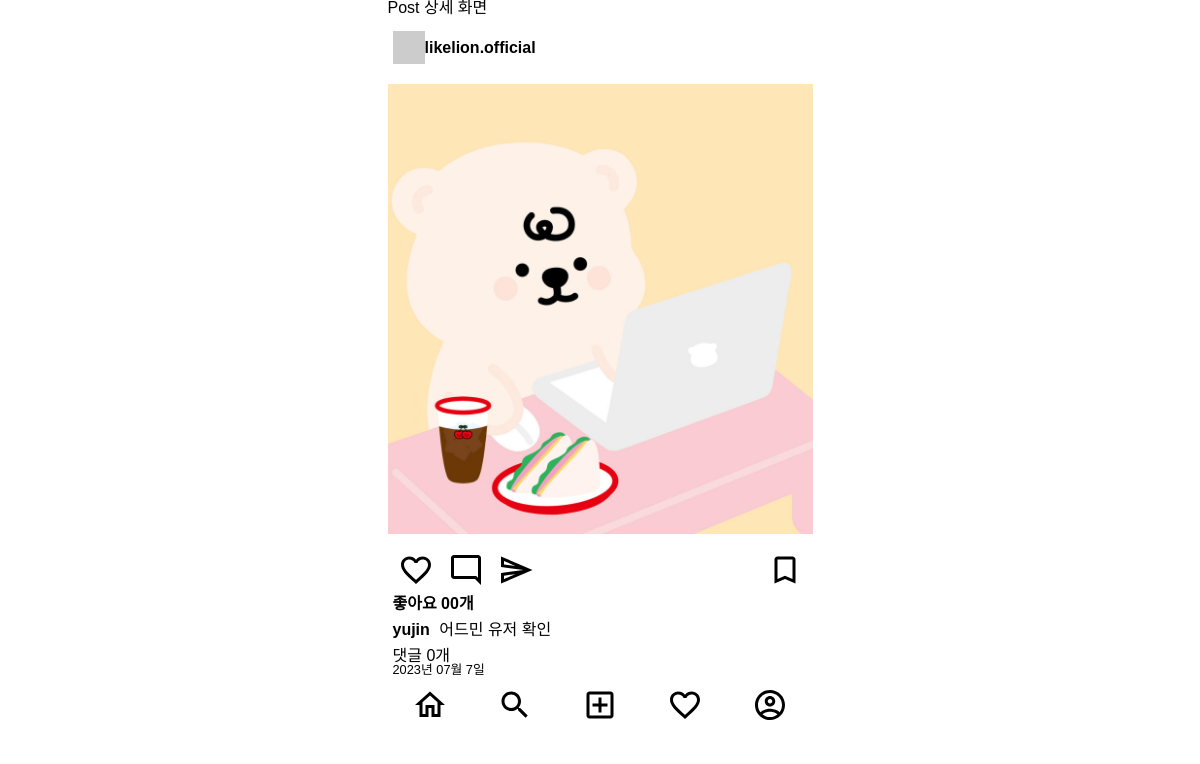
/posts/3/, run on the app's committed database.
### posts/models.py (models this page shows)
class Post (models.Model):
    image = models.ImageField(verbose_name='이미지', null=True, blank=True)
    content = models.TextField(verbose_name='내용', null=True)
    created_at = models.DateTimeField(verbose_name='작성일', auto_now_add=True)
    view_count = models.IntegerField(verbose_name='조회수', default=0)
    writer = models.ForeignKey(to=User, on_delete=models.CASCADE, verbose_name='작성자', null=True, blank=True)

### posts/views.py (the view)
# urls.py: path('<int:id>/', post_detail_view, name='post-detail'),
def post_detail_view(request, id):
    try:
        post = Post.objects.get(id=id)
    except Post.DoesNotExist:
        return redirect('index')
    post = Post.objects.get(id=id)
    context = {
        'post': post,
    }
    return render(request, 'posts/post_detail.html', context)

### myinsta/templates/posts/post_detail.html (shortened to what this page needs)
{% extends 'base.html' %}
{% block content %}
<h1>Post 상세 화면</h1>
{% include 'mixin/posts/post_card.html' with detail=True %}
{% endblock %}

### myinsta/templates/mixin/posts/post_card.html (shortened to what this page needs)
{% load static %}
<div class="card">
    <div class="card__header">
        <img src="http://via.placeholder.com/32x33" alt="프로필이미지">
        <a href="#">
            <span class="card__user-name">likelion.official</span>
        </a>
    </div>
    <div class="card__body">
        <div>
            {% if post.image %}
                <img class="card__image" src="{{ post.image.url }}" alt="피드이미지">
            {% else %}
                <img class="card__image" src="http://via.placeholder.com/450x450" alt="피드이미지">
            {% endif %}
        </div>
    </div>
    <div class="card__btn-group">
        <div>
            <img class="card__btn" src="{% static 'icons/favorite_outlined_black_36dp.svg' %}" alt="좋아요">
            <img class="card__btn" src="{% static 'icons/mode_comment_outlined_black_36dp.svg' %}" alt="댓글">
            <img class="card__btn" src="{% static 'icons/send_outlined_black_36dp.svg' %}" alt="공유하기">
        </div>
        <div>
            <img class="card__btn" src="{% static 'icons/bookmark_outlined_black_36dp.svg' %}" alt="북마크">
        </div>
    </div>
    <div class="card_content">
        <span class="card__like-num">좋아요 00개</span>
        <div class="card__main-text">
            <p><span class="card__user-name">{{ post.writer }} </span>
                {% if not detail %}
                    {{ post.content|truncatechars:35}}
                {% else %}
                    {{ post.content }}
                {% endif %}
            </p>
        </div>
        <div>
            <p>댓글 {{ post.comment_set.all.count }}개
            </p>
            <p class="card__created-at">{{ post.created_at|date:"Y년 m월 n일" }}</p>
        </div>
    </div>
</div>

### myinsta/static/css/index.css (style rules this page uses)
.container { display: flex; flex-direction: column; max-width: 425px; }
body { font-family: 'Noto Sans KR', sans-serif; margin: 0 auto 60px auto; }
.card__header { display: flex; align-items: center; margin: 15px 0; padding: 0 5px; }
.card__user-name { font-weight: bold; margin: 0 5px 0 0; }
.card__body { margin: 10px 0; }
.card__image { height: 450px; width: 100%; margin: 5px 0; object-fit: cover; }
.card__btn-group { display: flex; justify-content: space-between; margin: 5px 0; padding: 0 5px; }
.card__btn { margin: 0 5px; }
.card_content { display: flex; flex-direction: column; padding: 0 5px; }
.card__like-num { font-weight: bold; }
.card__main-text { margin: 10px 0; }
.card__created-at { font-weight: lighter; font-size: 0.8rem; }

### data on the page
Post: image (picture), writer "yujin", content "어드민 유저 확인", comment_set.all.count "0", created_at "2023년 07월 7일"
